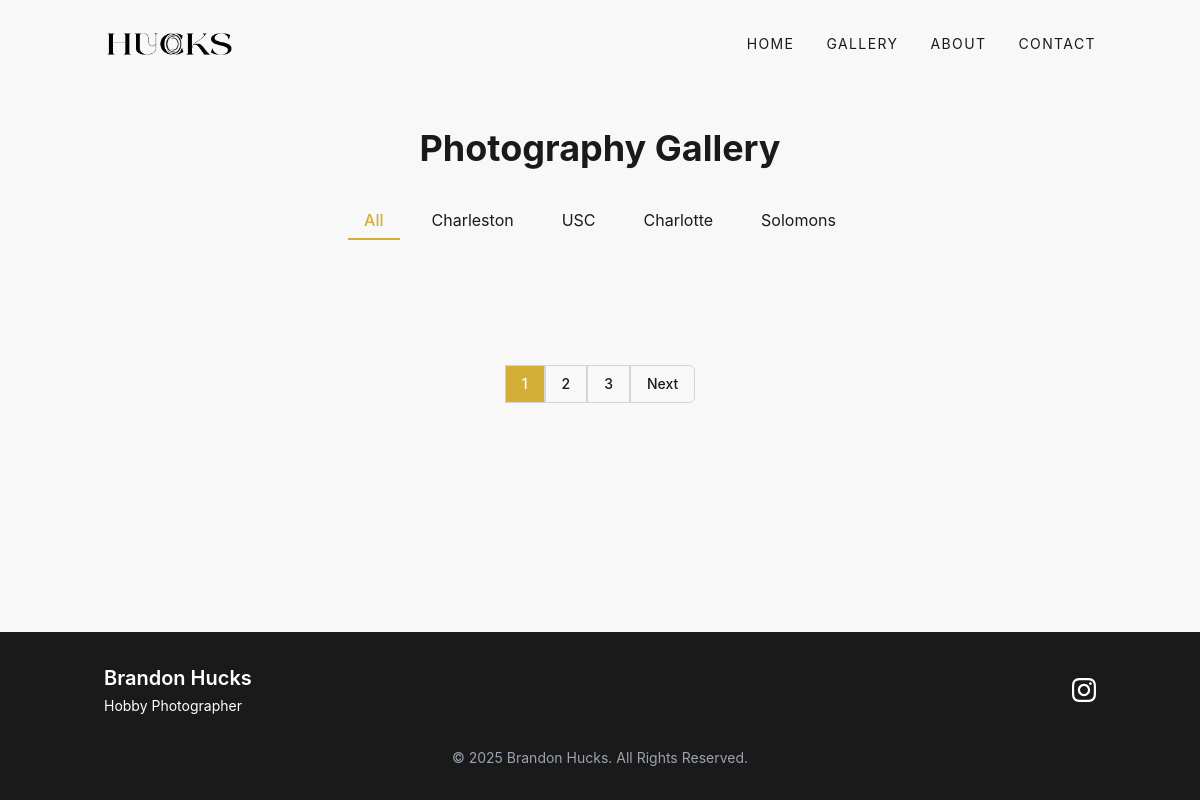
Page /gallery/ on the committed database.
### portfolio/models.py (models this page shows, shortened)
class Category(models.Model):
    name = models.CharField(max_length=100)
    description = models.TextField(blank=True)
    slug = models.SlugField(unique=True, blank=True)
    class Meta:
        verbose_name_plural = "Categories"

### portfolio/views.py (the view)
# urls.py: path('gallery/', views.GalleryView.as_view(), name='gallery'),
class GalleryView(ListView):
    model = Photo
    template_name = 'portfolio/gallery.html'
    context_object_name = 'photos'
    paginate_by = 12
    def get_queryset(self):
        queryset = Photo.objects.all().order_by('?')
        category_slug = self.kwargs.get('category_slug')
        if category_slug:
            category = get_object_or_404(Category, slug=category_slug)
            queryset = queryset.filter(categories=category)
        return queryset
    def get_context_data(self, **kwargs):
        context = super().get_context_data(**kwargs)
        context['categories'] = Category.objects.all()
        category_slug = self.kwargs.get('category_slug')
        if category_slug:
            context['current_category'] = get_object_or_404(Category, slug=category_slug)
        return context

### portfolio/templates/portfolio/gallery.html (shortened to what this page needs)
{% extends 'portfolio/base.html' %}
{% block content %}
<div class="container mx-auto px-4">
    <header class="py-8 text-center">
        <h1 class="text-4xl font-bold mb-6">
            {% if current_category %}
                {{ current_category.name }}
            {% else %}
                Photography Gallery
            {% endif %}
        </h1>
        <div class="flex flex-wrap justify-center gap-4 mt-8">
            <a href="{% url 'portfolio:gallery' %}" class="category-filter relative px-4 py-2 {% if not current_category %}text-photo-accent font-medium{% endif %}">
                All
                {% if not current_category %}
                <div class="absolute bottom-0 left-0 w-full h-0.5 bg-photo-accent"></div>
                {% else %}
                <div class="hover-line absolute bottom-0 left-0 w-0 h-0.5 bg-photo-accent transition-all duration-300"></div>
                {% endif %}
            </a>
            {% for category in categories %}
            <a href="{% url 'portfolio:category_gallery' category.slug %}" class="category-filter relative px-4 py-2 {% if current_category.id == category.id %}text-photo-accent font-medium{% endif %}">
                {{ category.name }}
            </a>
            {% endfor %}
        </div>
    </header>
    <div class="masonry-grid">
    </div>
    {% if is_paginated %}
    <div class="flex justify-center my-12">
        <div class="inline-flex">
            {% for num in page_obj.paginator.page_range %}
                {% if page_obj.number == num %}
                <span class="px-4 py-2 border border-gray-300 bg-photo-accent text-white text-sm font-medium">
                    {{ num }}
                </span>
                {% elif num > page_obj.number|add:'-3' and num < page_obj.number|add:'3' %}
                <a href="?page={{ num }}" class="px-4 py-2 border border-gray-300 text-sm font-medium hover:bg-gray-50">
                    {{ num }}
                </a>
                {% endif %}
            {% endfor %}
            {% if page_obj.has_next %}
            <a href="?page={{ page_obj.next_page_number }}" class="px-4 py-2 border border-gray-300 text-sm font-medium rounded-r-md hover:bg-gray-50">
                Next
            </a>
            {% endif %}
        </div>
    </div>
    {% endif %}
</div>
{% endblock %}

### portfolio/templates/portfolio/base.html (style rules this page uses)
.masonry-grid { display: grid; grid-template-columns: repeat(auto-fill, minmax(300px, 1fr)); grid-gap: 15px; grid-auto-rows: 0; }

### rows in the picture
Category: name "Charleston"
Category: name "USC"
Category: name "Charlotte"
Category: name "Solomons"

### other values in the picture
{{ num }} "1"
{{ num }} "2" "3"
